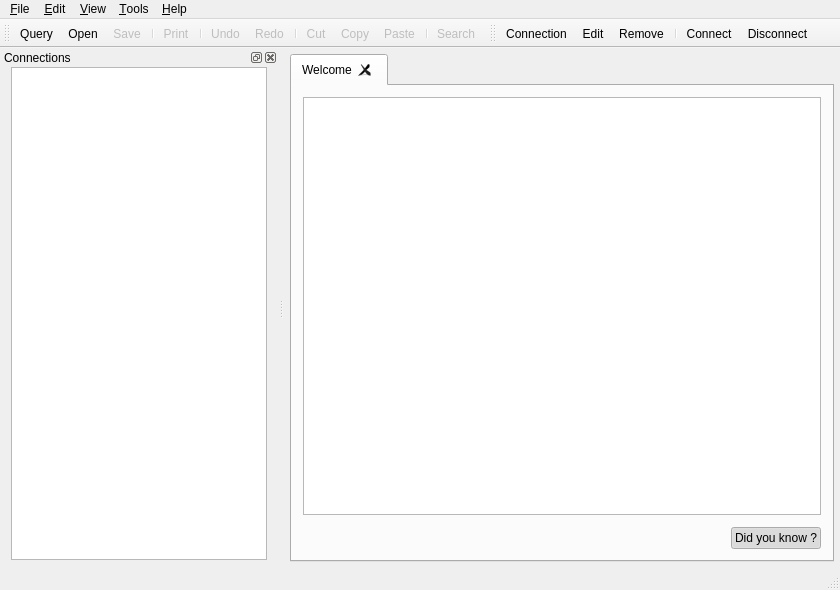
<?xml version="1.0" encoding="UTF-8"?>
<ui version="4.0">
 <class>MainWindowClass</class>
 <widget class="QMainWindow" name="MainWindowClass">
  <property name="geometry">
   <rect>
    <x>0</x>
    <y>0</y>
    <width>840</width>
    <height>590</height>
   </rect>
  </property>
  <property name="windowTitle">
   <string>DbMaster</string>
  </property>
  <property name="windowIcon">
   <iconset resource="icons.qrc">
    <normaloff>:/img/dbmaster.png</normaloff>:/img/dbmaster.png</iconset>
  </property>
  <widget class="QWidget" name="centralWidget">
   <layout class="QGridLayout" name="gridLayout_2">
    <property name="margin">
     <number>6</number>
    </property>
    <item row="0" column="0">
     <widget class="QTabWidget" name="tabWidget">
      <property name="tabsClosable">
       <bool>true</bool>
      </property>
      <property name="movable">
       <bool>true</bool>
      </property>
      <widget class="AbstractTabWidget" name="hometab">
       <attribute name="icon">
        <iconset>
         <normaloff>:/img/folder_home.png</normaloff>:/img/folder_home.png</iconset>
       </attribute>
       <attribute name="title">
        <string>Welcome</string>
       </attribute>
       <layout class="QGridLayout" name="gridLayout_4">
        <item row="0" column="0" colspan="2">
         <widget class="QTextBrowser" name="textBrowser">
          <property name="openExternalLinks">
           <bool>true</bool>
          </property>
         </widget>
        </item>
        <item row="1" column="0" colspan="2">
         <widget class="TooltipFrame" name="tooltipFrame">
          <property name="frameShape">
           <enum>QFrame::StyledPanel</enum>
          </property>
          <property name="frameShadow">
           <enum>QFrame::Raised</enum>
          </property>
         </widget>
        </item>
        <item row="2" column="0">
         <spacer name="horizontalSpacer">
          <property name="orientation">
           <enum>Qt::Horizontal</enum>
          </property>
          <property name="sizeHint" stdset="0">
           <size>
            <width>40</width>
            <height>20</height>
           </size>
          </property>
         </spacer>
        </item>
        <item row="2" column="1">
         <widget class="QPushButton" name="tooltipButton">
          <property name="text">
           <string>Did you know ?</string>
          </property>
          <property name="icon">
           <iconset>
            <normaloff>:/img/info.png</normaloff>:/img/info.png</iconset>
          </property>
          <property name="iconSize">
           <size>
            <width>16</width>
            <height>16</height>
           </size>
          </property>
          <property name="checkable">
           <bool>true</bool>
          </property>
          <property name="checked">
           <bool>true</bool>
          </property>
         </widget>
        </item>
       </layout>
      </widget>
     </widget>
    </item>
   </layout>
  </widget>
  <widget class="QMenuBar" name="menuBar">
   <property name="geometry">
    <rect>
     <x>0</x>
     <y>0</y>
     <width>840</width>
     <height>21</height>
    </rect>
   </property>
   <widget class="QMenu" name="menuTools">
    <property name="title">
     <string>&amp;Tools</string>
    </property>
    <addaction name="actionDbManager"/>
    <addaction name="separator"/>
    <addaction name="actionPlugins"/>
    <addaction name="actionLogs"/>
    <addaction name="actionPreferences"/>
   </widget>
   <widget class="QMenu" name="menu_Edit">
    <property name="title">
     <string>&amp;Edit</string>
    </property>
    <widget class="QMenu" name="menuCase">
     <property name="title">
      <string>Case</string>
     </property>
     <addaction name="actionUpperCase"/>
     <addaction name="actionLowerCase"/>
    </widget>
    <addaction name="actionUndo"/>
    <addaction name="actionRedo"/>
    <addaction name="separator"/>
    <addaction name="actionCut"/>
    <addaction name="actionCopy"/>
    <addaction name="actionPaste"/>
    <addaction name="separator"/>
    <addaction name="actionSearch"/>
    <addaction name="actionSelect_all"/>
    <addaction name="separator"/>
    <addaction name="menuCase"/>
   </widget>
   <widget class="QMenu" name="menuHelp">
    <property name="title">
     <string>&amp;Help</string>
    </property>
    <addaction name="actionUserManual"/>
    <addaction name="actionAbout"/>
   </widget>
   <widget class="QMenu" name="menuFile">
    <property name="title">
     <string>&amp;File</string>
    </property>
    <widget class="QMenu" name="menuNew">
     <property name="title">
      <string>&amp;New</string>
     </property>
     <addaction name="actionAddDb"/>
     <addaction name="separator"/>
     <addaction name="actionNewQuery"/>
    </widget>
    <widget class="QMenu" name="menuRecent_files">
     <property name="title">
      <string>Recent files</string>
     </property>
    </widget>
    <addaction name="menuNew"/>
    <addaction name="actionOpenQuery"/>
    <addaction name="menuRecent_files"/>
    <addaction name="actionSaveQuery"/>
    <addaction name="actionSaveQueryAs"/>
    <addaction name="separator"/>
    <addaction name="actionPrint"/>
    <addaction name="separator"/>
    <addaction name="actionCloseTab"/>
    <addaction name="separator"/>
    <addaction name="actionExit"/>
   </widget>
   <widget class="QMenu" name="menuView">
    <property name="title">
     <string>&amp;View</string>
    </property>
    <widget class="QMenu" name="menuPanels">
     <property name="title">
      <string>Panels</string>
     </property>
     <addaction name="actionLeftPanel"/>
    </widget>
    <addaction name="menuPanels"/>
    <addaction name="actionPreviousTab"/>
    <addaction name="actionNextTab"/>
   </widget>
   <addaction name="menuFile"/>
   <addaction name="menu_Edit"/>
   <addaction name="menuView"/>
   <addaction name="menuTools"/>
   <addaction name="menuHelp"/>
  </widget>
  <widget class="QStatusBar" name="statusBar"/>
  <widget class="QDockWidget" name="dockWidget">
   <property name="windowTitle">
    <string>Connections</string>
   </property>
   <attribute name="dockWidgetArea">
    <number>1</number>
   </attribute>
   <widget class="QWidget" name="dockWidgetContents">
    <layout class="QGridLayout" name="gridLayout">
     <property name="topMargin">
      <number>0</number>
     </property>
     <property name="bottomMargin">
      <number>8</number>
     </property>
     <item row="0" column="0">
      <widget class="DbTreeView" name="dbTreeView">
       <property name="selectionMode">
        <enum>QAbstractItemView::ExtendedSelection</enum>
       </property>
       <property name="headerHidden">
        <bool>true</bool>
       </property>
       <attribute name="headerDefaultSectionSize">
        <number>24</number>
       </attribute>
       <attribute name="headerStretchLastSection">
        <bool>false</bool>
       </attribute>
      </widget>
     </item>
    </layout>
   </widget>
  </widget>
  <widget class="QToolBar" name="mainToolBar">
   <property name="windowTitle">
    <string>Main toolbar</string>
   </property>
   <attribute name="toolBarArea">
    <enum>TopToolBarArea</enum>
   </attribute>
   <attribute name="toolBarBreak">
    <bool>false</bool>
   </attribute>
   <addaction name="actionNewQuery"/>
   <addaction name="actionOpenQuery"/>
   <addaction name="actionSaveQuery"/>
   <addaction name="separator"/>
   <addaction name="actionPrint"/>
   <addaction name="separator"/>
   <addaction name="actionUndo"/>
   <addaction name="actionRedo"/>
   <addaction name="separator"/>
   <addaction name="actionCut"/>
   <addaction name="actionCopy"/>
   <addaction name="actionPaste"/>
   <addaction name="separator"/>
   <addaction name="actionSearch"/>
  </widget>
  <widget class="QToolBar" name="toolBar">
   <property name="windowTitle">
    <string>toolBar</string>
   </property>
   <attribute name="toolBarArea">
    <enum>TopToolBarArea</enum>
   </attribute>
   <attribute name="toolBarBreak">
    <bool>false</bool>
   </attribute>
   <addaction name="actionAddDb"/>
   <addaction name="actionEditConnection"/>
   <addaction name="actionRemoveConnection"/>
   <addaction name="separator"/>
   <addaction name="actionConnect"/>
   <addaction name="actionDisconnect"/>
  </widget>
  <action name="actionAddDb">
   <property name="text">
    <string>Connection</string>
   </property>
   <property name="shortcut">
    <string>Ctrl+Shift+A</string>
   </property>
  </action>
  <action name="actionNewQuery">
   <property name="text">
    <string>Query</string>
   </property>
   <property name="shortcut">
    <string>Ctrl+N</string>
   </property>
  </action>
  <action name="actionOpenQuery">
   <property name="text">
    <string>&amp;Open</string>
   </property>
   <property name="shortcut">
    <string>Ctrl+O</string>
   </property>
  </action>
  <action name="actionSaveQuery">
   <property name="enabled">
    <bool>false</bool>
   </property>
   <property name="text">
    <string>Save</string>
   </property>
   <property name="shortcut">
    <string>Ctrl+S</string>
   </property>
  </action>
  <action name="actionSaveQueryAs">
   <property name="enabled">
    <bool>false</bool>
   </property>
   <property name="text">
    <string>Save as</string>
   </property>
  </action>
  <action name="actionExit">
   <property name="text">
    <string>E&amp;xit</string>
   </property>
   <property name="shortcut">
    <string>Ctrl+Q</string>
   </property>
  </action>
  <action name="actionPreferences">
   <property name="text">
    <string>Preferences</string>
   </property>
  </action>
  <action name="actionUndo">
   <property name="enabled">
    <bool>false</bool>
   </property>
   <property name="text">
    <string>&amp;Undo</string>
   </property>
   <property name="shortcut">
    <string>Ctrl+Z</string>
   </property>
  </action>
  <action name="actionRedo">
   <property name="enabled">
    <bool>false</bool>
   </property>
   <property name="text">
    <string>&amp;Redo</string>
   </property>
   <property name="shortcut">
    <string>Ctrl+Shift+Z</string>
   </property>
  </action>
  <action name="actionCut">
   <property name="enabled">
    <bool>false</bool>
   </property>
   <property name="text">
    <string>&amp;Cut</string>
   </property>
   <property name="shortcut">
    <string>Ctrl+X</string>
   </property>
  </action>
  <action name="actionCopy">
   <property name="enabled">
    <bool>false</bool>
   </property>
   <property name="text">
    <string>C&amp;opy</string>
   </property>
   <property name="shortcut">
    <string>Ctrl+C</string>
   </property>
  </action>
  <action name="actionPaste">
   <property name="enabled">
    <bool>false</bool>
   </property>
   <property name="text">
    <string>&amp;Paste</string>
   </property>
   <property name="shortcut">
    <string>Ctrl+V</string>
   </property>
  </action>
  <action name="actionSelect_all">
   <property name="enabled">
    <bool>false</bool>
   </property>
   <property name="text">
    <string>Select all</string>
   </property>
   <property name="shortcut">
    <string>Ctrl+A</string>
   </property>
  </action>
  <action name="actionLogs">
   <property name="text">
    <string>Logs</string>
   </property>
  </action>
  <action name="actionAbout">
   <property name="text">
    <string>About DbMaster</string>
   </property>
  </action>
  <action name="actionDbManager">
   <property name="text">
    <string>Connection manager</string>
   </property>
  </action>
  <action name="actionCloseTab">
   <property name="text">
    <string>Close</string>
   </property>
   <property name="toolTip">
    <string>Close the current tab</string>
   </property>
   <property name="shortcut">
    <string>Ctrl+W</string>
   </property>
  </action>
  <action name="actionLeftPanel">
   <property name="checked">
    <bool>false</bool>
   </property>
   <property name="text">
    <string>Connections</string>
   </property>
   <property name="shortcut">
    <string>F9</string>
   </property>
  </action>
  <action name="actionClearRecent">
   <property name="text">
    <string>Clear</string>
   </property>
   <property name="toolTip">
    <string>Clear recent files</string>
   </property>
  </action>
  <action name="actionPrint">
   <property name="enabled">
    <bool>false</bool>
   </property>
   <property name="text">
    <string>Print</string>
   </property>
   <property name="shortcut">
    <string>Ctrl+P</string>
   </property>
  </action>
  <action name="actionPlugins">
   <property name="text">
    <string>Plugins</string>
   </property>
  </action>
  <action name="actionNextTab">
   <property name="text">
    <string>Next tab</string>
   </property>
   <property name="shortcut">
    <string>Alt+Right</string>
   </property>
  </action>
  <action name="actionPreviousTab">
   <property name="text">
    <string>Previous tab</string>
   </property>
   <property name="shortcut">
    <string>Alt+Left</string>
   </property>
  </action>
  <action name="actionSearch">
   <property name="enabled">
    <bool>false</bool>
   </property>
   <property name="text">
    <string>Search</string>
   </property>
   <property name="shortcut">
    <string>Ctrl+F</string>
   </property>
  </action>
  <action name="actionUserManual">
   <property name="text">
    <string>User manual</string>
   </property>
  </action>
  <action name="actionUpperCase">
   <property name="enabled">
    <bool>false</bool>
   </property>
   <property name="text">
    <string>Upper</string>
   </property>
   <property name="toolTip">
    <string>Change the selection case to upper</string>
   </property>
   <property name="shortcut">
    <string>Ctrl+Shift+U</string>
   </property>
  </action>
  <action name="actionLowerCase">
   <property name="enabled">
    <bool>false</bool>
   </property>
   <property name="text">
    <string>Lower</string>
   </property>
   <property name="toolTip">
    <string>Change the selection case to lower</string>
   </property>
   <property name="shortcut">
    <string>Ctrl+Shift+L</string>
   </property>
  </action>
  <action name="actionEditConnection">
   <property name="text">
    <string>Edit</string>
   </property>
   <property name="toolTip">
    <string>Edit the connection in the manager</string>
   </property>
  </action>
  <action name="actionRemoveConnection">
   <property name="text">
    <string>Remove</string>
   </property>
   <property name="toolTip">
    <string>Remove current connection</string>
   </property>
  </action>
  <action name="actionConnect">
   <property name="text">
    <string>Connect</string>
   </property>
  </action>
  <action name="actionDisconnect">
   <property name="text">
    <string>Disconnect</string>
   </property>
  </action>
 </widget>
 <layoutdefault spacing="6" margin="11"/>
 <customwidgets>
  <customwidget>
   <class>AbstractTabWidget</class>
   <extends>QWidget</extends>
   <header>../src/tabwidget/abstracttabwidget.h</header>
   <container>1</container>
  </customwidget>
  <customwidget>
   <class>DbTreeView</class>
   <extends>QTreeView</extends>
   <header>../src/widgets/dbtreeview.h</header>
  </customwidget>
  <customwidget>
   <class>TooltipFrame</class>
   <extends>QFrame</extends>
   <header>../src/widgets/tooltipframe.h</header>
   <container>1</container>
  </customwidget>
 </customwidgets>
 <resources>
  <include location="icons.qrc"/>
 </resources>
 <connections>
  <connection>
   <sender>actionExit</sender>
   <signal>activated()</signal>
   <receiver>MainWindowClass</receiver>
   <slot>close()</slot>
   <hints>
    <hint type="sourcelabel">
     <x>-1</x>
     <y>-1</y>
    </hint>
    <hint type="destinationlabel">
     <x>352</x>
     <y>212</y>
    </hint>
   </hints>
  </connection>
  <connection>
   <sender>tooltipButton</sender>
   <signal>clicked(bool)</signal>
   <receiver>tooltipFrame</receiver>
   <slot>setVisible(bool)</slot>
   <hints>
    <hint type="sourcelabel">
     <x>755</x>
     <y>534</y>
    </hint>
    <hint type="destinationlabel">
     <x>559</x>
     <y>514</y>
    </hint>
   </hints>
  </connection>
 </connections>
</ui>
